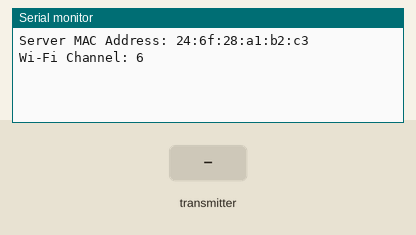
Recording of a sketch running on a simulated ESP32. On the bench: the last lines printed to the serial monitor. The test bench sets the inputs (shaded band).

Above: at 1.2 s.
1.3 s: the transmitter starts sending msgType = 0
At 1.61 s:
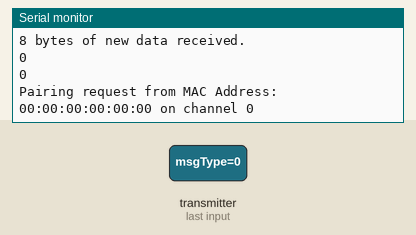
2.8 s: the transmitter starts sending id = 64
At 3.11 s:
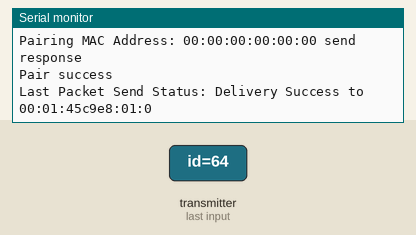

Measured:
- after the input at 1.3 s, the serial monitor: prints a new line at once (image 1)
- after the input at 2.8 s, the serial monitor: prints a new line at once (image 2)

The sketch:

Server.ino
```cpp
#include <esp_now.h>
#include <WiFi.h>
#include <esp_wifi.h>

esp_now_peer_info_t slave;
int chan;

enum MessageType
{
  PAIRING,
  DATA,
};
MessageType messageType;

int counter = 0;

uint8_t clientMacAddress[6];

uint8_t winnerMacAddress[6];
bool FoundWinner = false;

// Structure example to receive data
// Must match the sender structure
typedef struct struct_message
{
  uint8_t msgType;
  uint8_t id;
  uint8_t macAddr[6];
} struct_message;

typedef struct struct_pairing
{ // new structure for pairing
  uint8_t msgType;
  uint8_t id;
  uint8_t macAddr[6];
  uint8_t channel;
} struct_pairing;

struct_message incomingReadings;
struct_message outgoingSetpoints;
struct_pairing pairingData;

void readMacAddress()
{
  uint8_t baseMac[6];
  esp_err_t ret = esp_wifi_get_mac(WIFI_IF_STA, baseMac);
  if (ret == ESP_OK)
  {
    Serial.printf("%02x:%02x:%02x:%02x:%02x:%02x\n",
                  baseMac[0], baseMac[1], baseMac[2],
                  baseMac[3], baseMac[4], baseMac[5]);
  }
  else
  {
    Serial.println("Failed to read MAC address");
  }
}

// ---------------------------- esp_ now -------------------------
void printMAC(const uint8_t *mac_addr)
{
  char macStr[18];
  snprintf(macStr, sizeof(macStr), "%02x:%02x:%02x:%02x:%02x:%02x",
           mac_addr[0], mac_addr[1], mac_addr[2], mac_addr[3], mac_addr[4], mac_addr[5]);
  Serial.print(macStr);
}

bool addPeer(const uint8_t *peer_addr)
{ // add pairing
  memset(&slave, 0, sizeof(slave));
  const esp_now_peer_info_t *peer = &slave;
  memcpy(slave.peer_addr, peer_addr, 6);

  slave.channel = chan; // pick a channel
  slave.encrypt = 0;    // no encryption
  // check if the peer exists
  bool exists = esp_now_is_peer_exist(slave.peer_addr);
  if (exists)
  {
    // Slave already paired.
    Serial.println("Already Paired");
    return true;
  }
  else
  {
    esp_err_t addStatus = esp_now_add_peer(peer);
    if (addStatus == ESP_OK)
    {
      // Pair success
      Serial.println("Pair success");
      return true;
    }
    else
    {
      Serial.println("Pair failed");
      return false;
    }
  }
}

// callback when data is sent
void OnDataSent(const wifi_tx_info_t *mac_addr, esp_now_send_status_t status)
{
  char macStr[18];
  Serial.print("Last Packet Send Status: ");
  Serial.print(status == ESP_NOW_SEND_SUCCESS ? "Delivery Success to " : "Delivery Fail to ");
  // Copies the receiver mac address to a string
  snprintf(macStr, sizeof(macStr), "%02x:%02x:%02x:%02x:%02x:%02x",
           mac_addr[0], mac_addr[1], mac_addr[2], mac_addr[3], mac_addr[4], mac_addr[5]);
  Serial.print(macStr);
  Serial.println();
}

void OnDataRecv(const uint8_t *mac_addr, const uint8_t *incomingData, int len)
{
  Serial.print(len);
  Serial.println(" bytes of new data received.");
  uint8_t type = incomingData[0]; // first message byte is the type of message
  switch (type)
  {
  case DATA: // the message is data type
    memcpy(&incomingReadings, incomingData, sizeof(incomingReadings));

    if (incomingReadings.id == 0)
      return;

    if (!FoundWinner)
    {
      FoundWinner = true;
      memcpy(winnerMacAddress, incomingReadings.macAddr, sizeof(winnerMacAddress));

      outgoingSetpoints.msgType = DATA;
      outgoingSetpoints.id = 0;

      memcpy(outgoingSetpoints.macAddr, winnerMacAddress, sizeof(winnerMacAddress));

      esp_now_send(NULL, (uint8_t *)&outgoingSetpoints, sizeof(outgoingSetpoints));
    }
    break;

  case PAIRING: // the message is a pairing request
    memcpy(&pairingData, incomingData, sizeof(pairingData));
    Serial.println(pairingData.msgType);
    Serial.println(pairingData.id);
    Serial.print("Pairing request from MAC Address: ");
    printMAC(pairingData.macAddr);
    Serial.print(" on channel ");
    Serial.println(pairingData.channel);

    clientMacAddress[0] = pairingData.macAddr[0];
    clientMacAddress[1] = pairingData.macAddr[1];
    clientMacAddress[2] = pairingData.macAddr[2];
    clientMacAddress[3] = pairingData.macAddr[3];
    clientMacAddress[4] = pairingData.macAddr[4];
    clientMacAddress[5] = pairingData.macAddr[5];

    if (pairingData.id > 0)
    { // do not replay to server itself
      if (pairingData.msgType == PAIRING)
      {
        pairingData.id = 0; // 0 is server
        // Server is in AP_STA mode: peers need to send data to server soft AP MAC address
        esp_wifi_get_mac(WIFI_IF_STA, pairingData.macAddr);
        Serial.print("Pairing MAC Address: ");
        printMAC(clientMacAddress);
        pairingData.channel = chan;
        Serial.println(" send response");
        esp_err_t result = esp_now_send(clientMacAddress, (uint8_t *)&pairingData, sizeof(pairingData));
        addPeer(clientMacAddress);
      }
    }
    break;
  }
}

void initESP_NOW()
{
  // Init ESP-NOW
  if (esp_now_init() != ESP_OK)
  {
    Serial.println("Error initializing ESP-NOW");
    return;
  }
  esp_now_register_send_cb(esp_now_send_cb_t(OnDataSent));
  esp_now_register_recv_cb(esp_now_recv_cb_t(OnDataRecv));
}

void setup()
{
  // Initialize Serial Monitor
  Serial.begin(115200);

  WiFi.mode(WIFI_STA);
  Serial.print("Server MAC Address: ");
  readMacAddress();

  // Set the device as a Station and Soft Access Point simultaneously
  chan = WiFi.channel();
  Serial.print("Wi-Fi Channel: ");
  Serial.println(WiFi.channel());

  initESP_NOW();
}

void loop()
{
  // static unsigned long lastEventTime = millis();
  // static const unsigned long EVENT_INTERVAL_MS = 1000;
  // if ((millis() - lastEventTime) > EVENT_INTERVAL_MS) {
  //   lastEventTime = millis();
  //   readDataToSend();
  //   esp_now_send(NULL, (uint8_t *) &outgoingSetpoints, sizeof(outgoingSetpoints));
  // }
}
```
